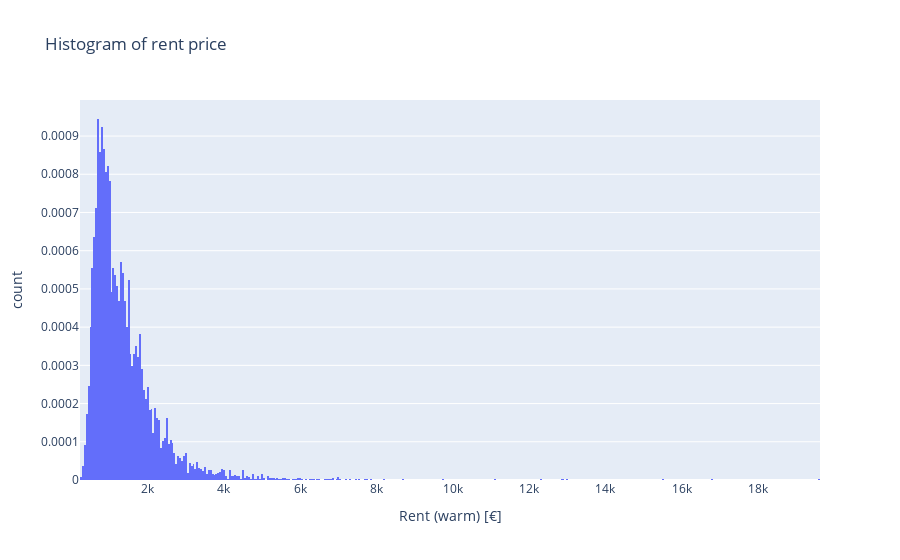

Here is the notebook cell this chart was saved with:
### Markdown cell above
## Visulazing the data

Here i will start ploting the data in order to get a clear picture of the rental offers available in Berlin.
First, i will look at the most important features separately

### 1) Total rent and utilitiesPrice

### Code cell
# distribution of total rent

fig = px.histogram(df, x="totalRent",
                   nbins = 700,
                   title='Histogram of rent price',
                   labels={'totalRent':'Rent (warm) [€]'},
                  histnorm='probability density',
                  )
fig.show()

### Figure 1 — Plotly figure (JSON) as saved in the notebook; plotly's stock layout.template omitted (floating-point values rounded to 4 significant figures; data arrays with more than 128 entries replaced by an {"elided": "..."} marker saying what was removed)
{"data": [{"alignmentgroup": "True", "bingroup": "x", "histnorm": "probability density", "hovertemplate": "Rent (warm) [€]=%{x}<br>count=%{y}<extra></extra>", "legendgroup": "", "marker": {"color": "#636efa"}, "name": "", "nbinsx": 700, "offsetgroup": "", "orientation": "v", "showlegend": false, "type": "histogram", "x": {"elided": "10650 float values"}, "xaxis": "x", "yaxis": "y"}], "layout": {"barmode": "relative", "legend": {"tracegroupgap": 0}, "title": {"text": "Histogram of rent price"}, "xaxis": {"anchor": "y", "domain": [0, 1], "title": {"text": "Rent (warm) [€]"}}, "yaxis": {"anchor": "x", "domain": [0, 1], "title": {"text": "count"}}}}
